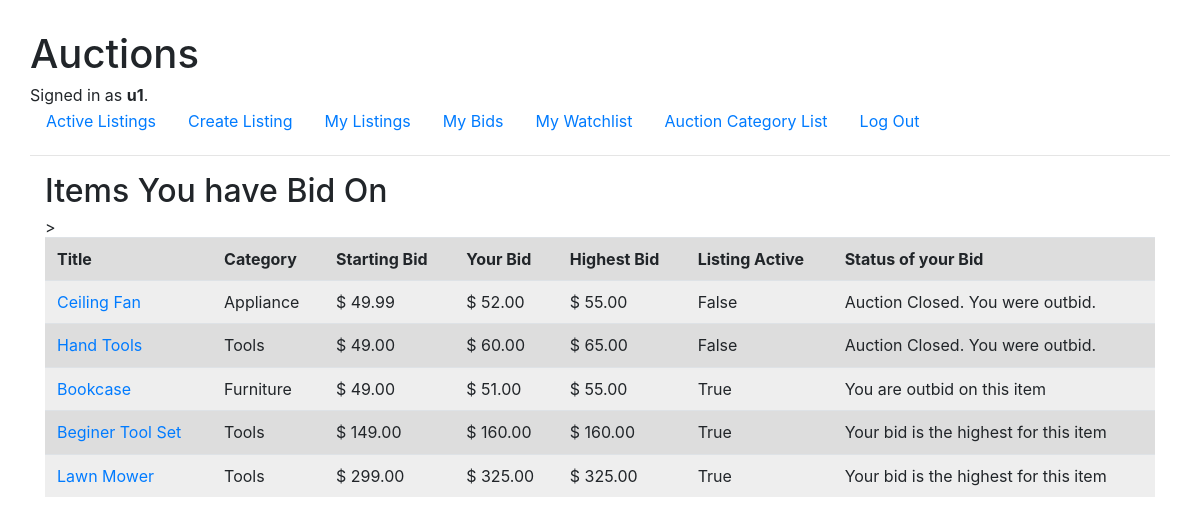
Before: /bid/ (signed in) with the older database file.
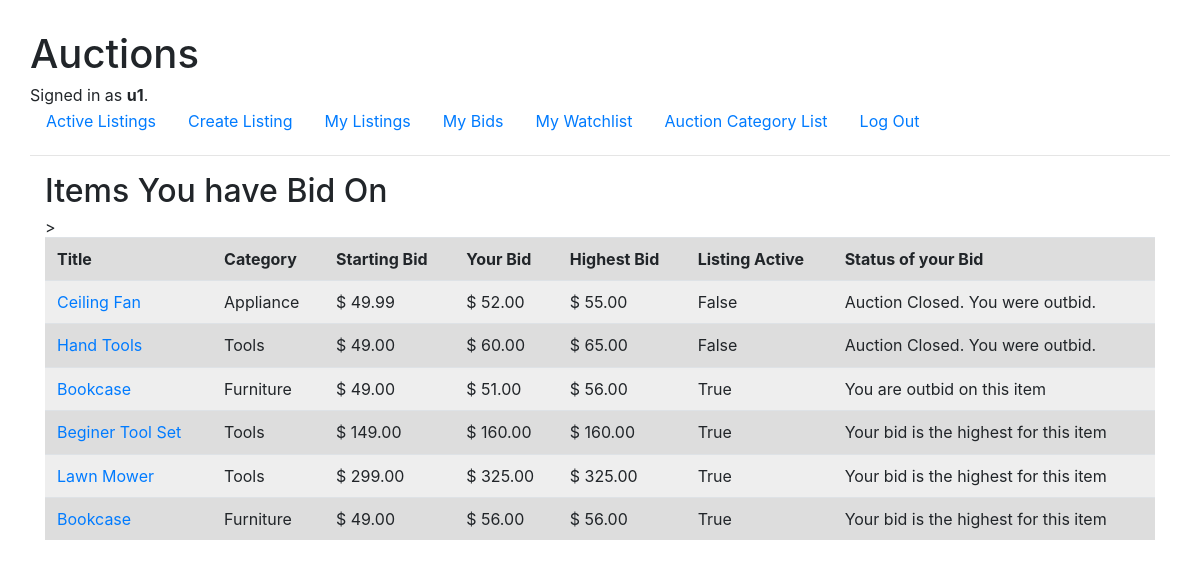
After: the same page with the newer database file.
### auctions/models.py (models this page shows, shortened)
class Bid(models.Model):
    user_id = models.ForeignKey(User, on_delete=models.CASCADE, related_query_name="buyer")
    title_id = models.ForeignKey(Listing, on_delete=models.CASCADE, related_name="item")
    bid_date = models.DateField(auto_now_add=True)
    bid_amount = models.DecimalField(max_digits=7, decimal_places=2)
    active = models.BooleanField(default=True)

class Listing(models.Model):
    title = models.CharField(max_length=32)
    description = models.CharField(max_length=256)
    starting_bid = models.DecimalField(max_digits=7, decimal_places=2)
    category = models.CharField(max_length=32)
    date_listed = models.DateField(auto_now_add=True)
    active = models.BooleanField(default=True)
    user_id = models.ForeignKey(User, on_delete=models.CASCADE, related_name="sellers")
    image = models.URLField(max_length=256, blank=True)
    bid_count = models.IntegerField(default=0)
    max_bid = models.DecimalField(max_digits=7, decimal_places=2, default=0.00)

### auctions/views.py (the view)
# urls.py: path("bid/", views.BidListView.as_view(), name="bid"),
class BidListView(LoginRequiredMixin, ListView):
    Model = Bid
    template_name = 'auctions/bid_list.html'
    contect_object_name = 'listing_list'
    login_url = 'login'
    def get_queryset(self):
        return Bid.objects.filter(user_id__username=self.request.user).distinct().select_related('title_id')
    def get_context_data(self, **kwargs):
        context = super(BidListView, self).get_context_data(**kwargs)
        context['PageTitle'] = 'Items You have Bid On'
        return context

### auctions/templates/auctions/bid_list.html
{% extends "auctions/layout.html" %}
{% block body %}
    <div class="container">
    {%  if PageTitle %}
        <h2>{{ PageTitle }}</h2>
    {% else %}
        <h2>Active Listings</h2>
    {% endif %}
    {% if bid_list %}
        <table class="table">
            <tr>
                <th class="span2">Title</th>
                <th class="span2">Category</th>
                <th class="span1">Starting Bid</th>
                <th class="span1">Your Bid</th>
                <th class="span1">Highest Bid</th>
                <th class="span1">Listing Active</th>>
                <th class="span4">Status of your Bid</th>
            </tr>
            {% for bid in bid_list %}
                <tr>
                    <td>
                        <a href="{% url 'detail' bid.title_id_id %}">{{ bid.title_id.title }}</a>
                    </td>
                    <td>{{ bid.title_id.category }}</td>
                    <td>$ {{ bid.title_id.starting_bid }}</td>
                    <td>$ {{ bid.bid_amount }}</td>
                    <td>$ {{ bid.title_id.max_bid }}</td>
                    <td>{{ bid.title_id.active }}</td>
                    <td>
                        {% if bid.title_id.active %}
                            {% if bid.bid_amount == bid.title_id.max_bid %}
                                Your bid is the highest for this item
                            {% else %}
                                You are outbid on this item
                            {% endif %}
                        {% else %}
                            {% if bid.bid_amount == bid.title_id.max_bid %}
                                <strong>You have won this auction</strong>
                            {% else %}
                                Auction Closed. You were outbid.
                            {% endif %}
                        {% endif %}
                    </td>
                </tr>
            {% endfor %}
        </table>
    {% else %}
        <p>No active listings found</p>
    {% endif %}
    </div>
{% endblock %}

Changed rows visible on the page:
changed through a linked row, Bid (number 3 of 6 on the later page): title_id.max_bid "55.00" → "56.00"
added Bid: title_id "Bookcase", title_id.category "Furniture", title_id.starting_bid "49.00", bid_amount "56.00", title_id.max_bid "56.00", title_id.active "True", shows "Your bid is the highest for this item"
